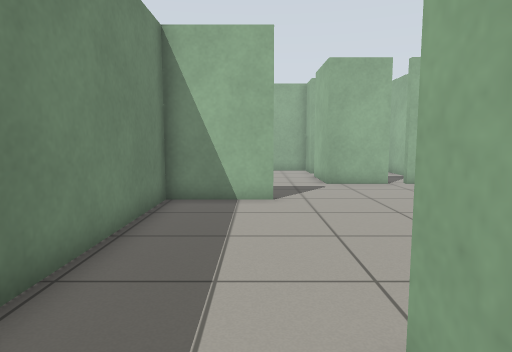
View 1 (above)

18 first-person views from a walk through a Gazebo world. The camera is 0.87 m above the floor, tilts 6° down and sees 75° across. The floor is counted in squares, 0.5 m on a side. Each view is taken from the middle of a square. On the plan, view 1 faces up. The plan holds only what a view shows up to about 17 squares ahead; the rest is blank.

View 2
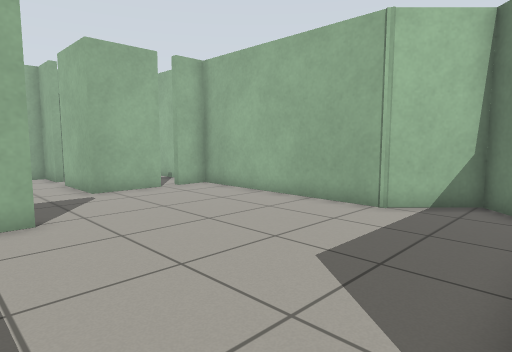

View 3
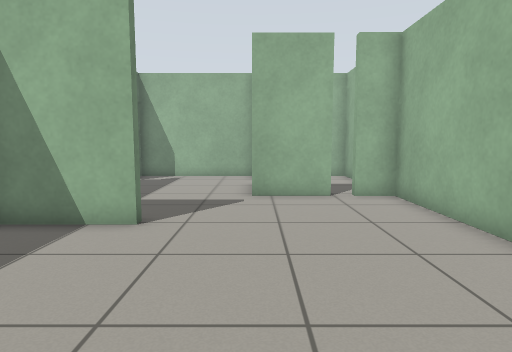

View 4
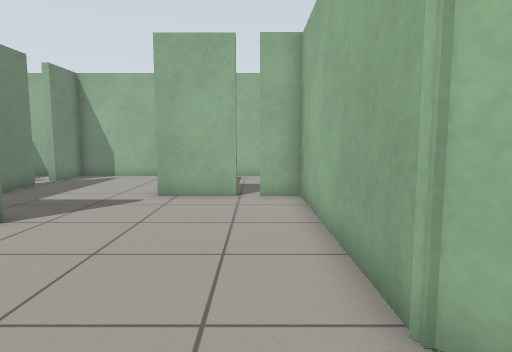

View 5
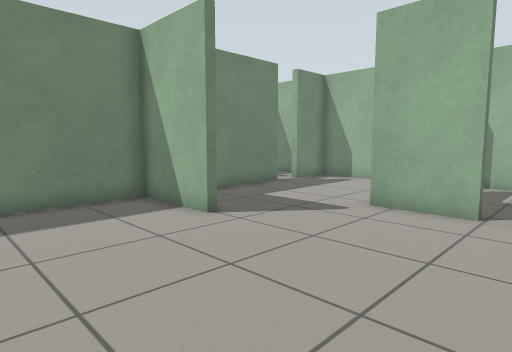

View 6
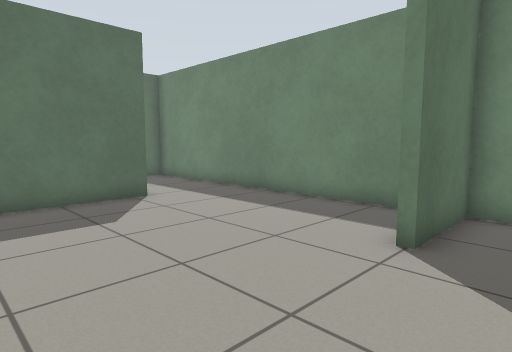

View 7
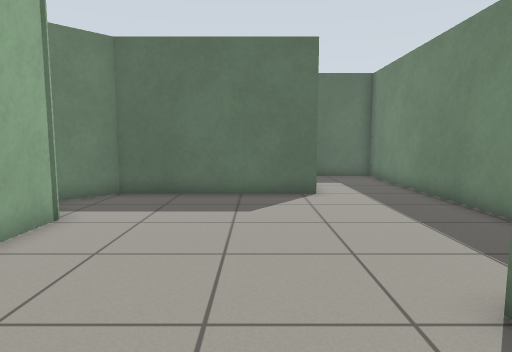

View 8
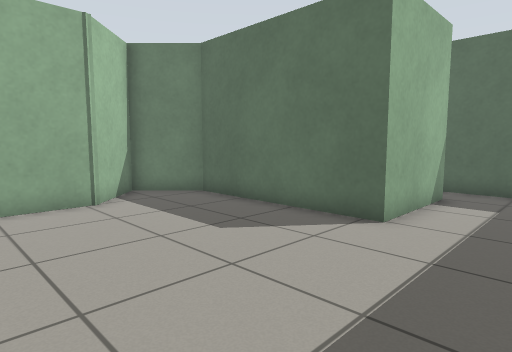

View 9
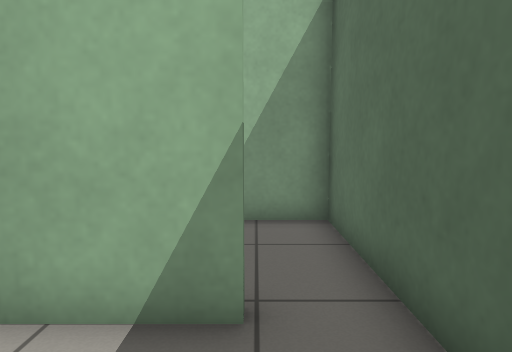

View 10
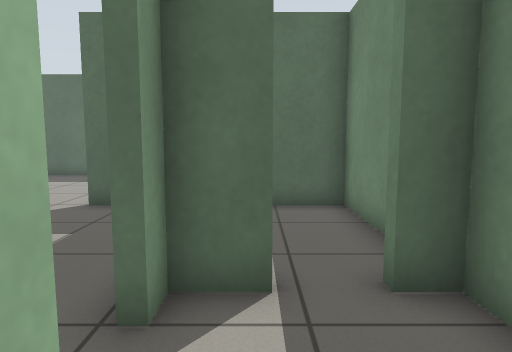

View 11
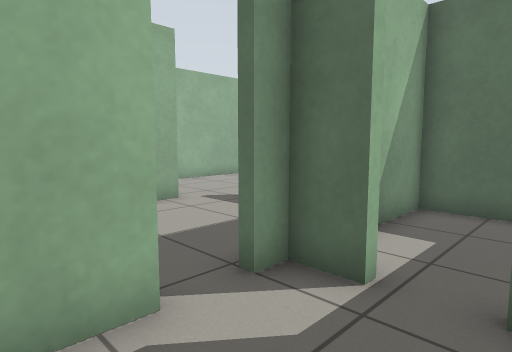

View 12
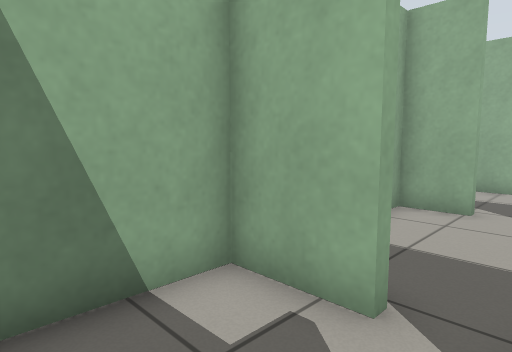

View 13
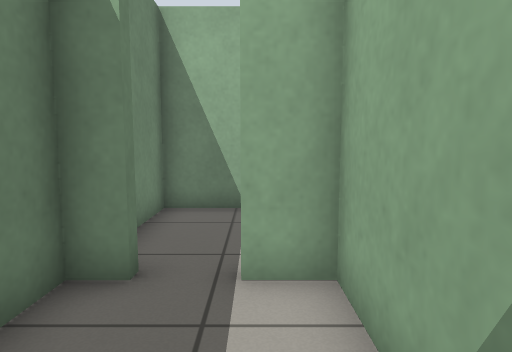

View 14
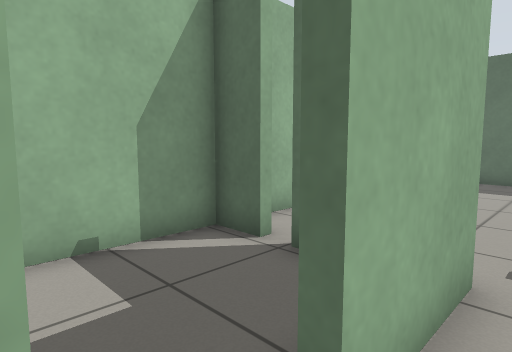

View 15
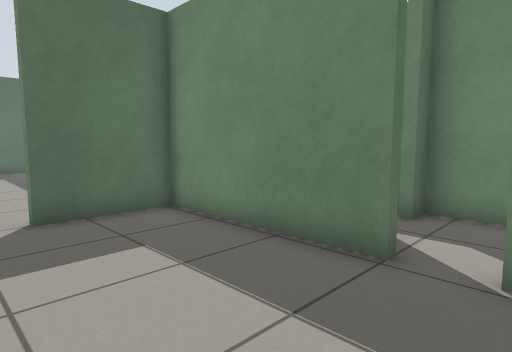

View 16
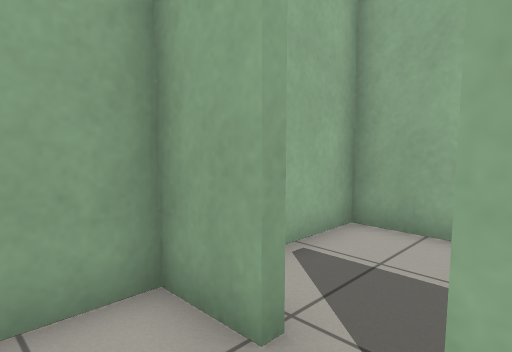

View 17
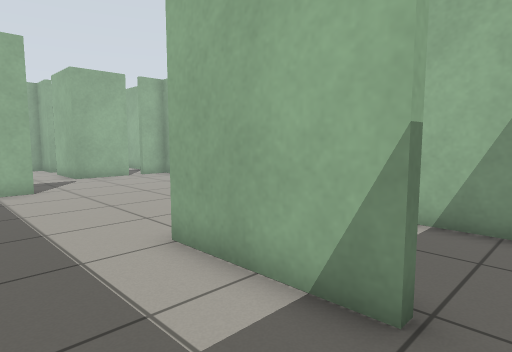

View 18
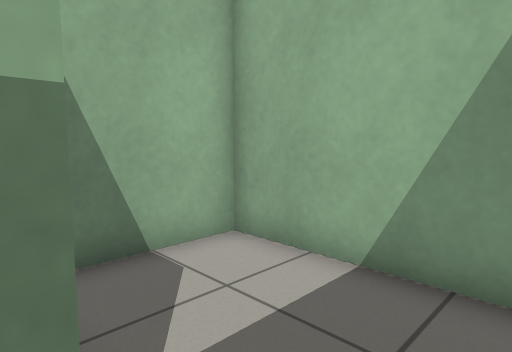

### Floor plan
Ten units are one square. View 1 is at (0, 0); x grows to the right and y downward. Boxes are objects, and circles mark ways between rooms. Rooms are numbered by the first view taken in them; rooms with no view inside come last. Other rooms are left out.
<svg viewBox="-69 -200 167 241">
<path fill="none" stroke="#000" d="M6 -98 -30 -98M-27 -101 -27 36 15 36M55 -135 29 -135 29 -165M-27 -161 -27 -101 6 -101M29 -178 29 -195 -27 -195 -27 -174M10 20 10 -21 75 -21 93 -39 74 -57 74 -135 61 -135M-43 -153 -30 -153 -30 -161M-30 -174 -30 -195 -64 -195 -64 -153 -55 -153M-55 -150 -64 -150 -64 -101 -27 -101M-30 -98 -30 -150 -43 -150M29 -165 32 -165M61 -138 74 -138 74 -195 36 -195M15 36 52 36 52 -18 22 -18"/>
<circle cx="-30" cy="-170" r="3" fill="#2a7"/>
<circle cx="30" cy="-170" r="3" fill="#2a7"/>
<circle cx="60" cy="-140" r="3" fill="#2a7"/>
<circle cx="10" cy="25" r="3" fill="#2a7"/>
<circle cx="-50" cy="-150" r="3" fill="#2a7"/>
<text x="20" y="-80">1</text>
<text x="-50" y="-170">2</text>
<text x="-50" y="-130">3</text>
<text x="50" y="-170">4</text>
<text x="30" y="10">5</text>
</svg>
Room 1 opens to room 2. Room 1 opens to room 4. Room 1 opens to room 5. Room 2 opens to room 3.

Where each view was taken, in squares from view 1:
view 1: 0 up, 0 right, facing up
view 2: 2 up, 1 left, facing up-right
view 3: 3 up, 3 right, facing up
view 4: 3 up, 6 right, facing up
view 5: 5 up, 7 right, facing up-left
view 6: 12 up, 6 right, facing down-left
view 7: 13 up, 3 right, facing down
view 8: 9 up, 2 left, facing down-right
view 9: 2 down, 2 left, facing right
view 10: 19 up, 4 left, facing down
view 11: 19 up, 6 left, facing down-right
view 12: 16 up, 6 left, facing up-right
view 13: 11 up, 4 left, facing up
view 14: 18 up, 2 right, facing down-right
view 15: 18 up, 2 right, facing down-left
view 16: 16 up, 1 right, facing up-right
view 17: 3 down, 2 left, facing up-right
view 18: 3 down, 1 right, facing up-right
